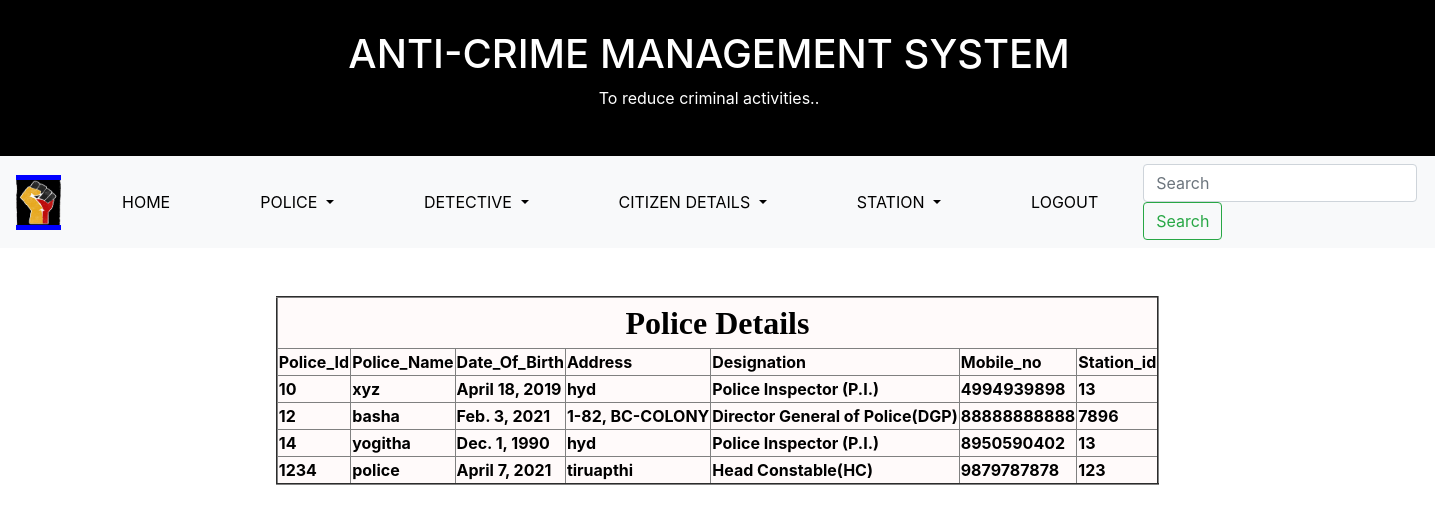
Screenshot of /viewpolice/ with the database file from the repository.
### app/models.py (models this page shows)
class Police(models.Model):
    police_id=models.IntegerField(primary_key=True)
    police_name=models.CharField(max_length=30)
    date_of_birth=models.DateField(default=False)
    address=models.CharField(max_length=100)
    mobile_no=models.IntegerField()
    designation=models.CharField(max_length=15)
    station_id=models.IntegerField()
    username=models.CharField(max_length=20)
    password=models.CharField(max_length=30)

### templates/viewPolice.html (shortened to what this page needs)
<!DOCTYPE html>
{%load staticfiles%}
<html lang="en" dir="ltr">
  <head>
    <link href="https://stackpath.bootstrapcdn.com/bootstrap/4.4.1/css/bootstrap.min.css" rel="stylesheet">
  </head>
  <body>
    <div class="header">
      <h1>ANTI-CRIME MANAGEMENT SYSTEM</h1>
      <p>To reduce criminal activities..</p>
    </div>
    <nav class="navbar navbar-expand-lg navbar-light bg-light">
  <a class="navbar-brand" href="https://www.aiacb.com/">
  <img src="{%static "images/brand2.jpg"%}" alt="" height="45px" width="45px">
  </a>
  <div class="collapse navbar-collapse" id="navbarSupportedContent">
    <ul class="navbar-nav mr-auto">
      <li class="nav-item active">
        <a class="nav-link" href="/adminlog/">HOME <span class="sr-only">(current)</span></a>
      </li>
      <li class="nav-item dropdown">
        <a class="nav-link dropdown-toggle" href="#" id="navbardrop" data-toggle="dropdown">
          POLICE
        </a>
      <li class="nav-item dropdown">
        <a class="nav-link dropdown-toggle" href="#" id="navbardrop" data-toggle="dropdown">
          DETECTIVE
        </a>
      </li>
      <li class="nav-item dropdown">
        <a class="nav-link dropdown-toggle" href="#" id="navbardrop" data-toggle="dropdown">
          CITIZEN DETAILS
        </a>
      </li>
      <li class="nav-item dropdown">
        <a class="nav-link dropdown-toggle" href="#" id="navbardrop" data-toggle="dropdown">
          STATION
        </a>
      </li>
      <li class="nav-item active">
        <a class="nav-link" href="/index/">LOGOUT <span class="sr-only">(current)</span></a>
      </li>
    </ul>
    <form class="form-inline my-2 my-lg-0">
      <input class="form-control mr-sm-2" type="search" placeholder="Search" aria-label="Search">
      <button class="btn btn-outline-success my-2 my-sm-0" type="submit">Search</button>
    </form>
  </div>
</nav><br>
<br>
<center>
<table align="centre" bgcolor="#fffafa" border="2">
 <tr>
        <th colspan="7"><center><font size="6" face="Arial Black">
             Police Details</font></center>
        </th>
    <tr>
        <th>Police_Id</th>
        <th>Police_Name</th>
        <th>Date_Of_Birth</th>
        <th>Address</th>
        <th>Designation</th>
        <th>Mobile_no</th>
        <th>Station_id</th>
    </tr>
    {%  for x in object_list %}
    <tr>
        <th>{{ x.police_id }}</th>
        <th>{{ x.police_name }}</th>
        <th>{{ x.date_of_birth }}</th>
        <th>{{ x.address }}</th>
        <th>{{ x.designation }}</th>
        <th>{{ x.mobile_no }}</th>
        <th>{{ x.station_id }}</th>
    </tr>
    {% endfor %}
</table></center>
</body>
</html></doctype>

### templates/viewPolice.html (style rules this page uses)
.header { padding: 30px; padding-right: 47px; text-align: center; background: black; color: white; }
.navbar-brand { background-color:blue; color: white; }
body { background: url(https://images.unsplash.com/uploads/141103282695035fa1380/95cdfeef?ixlib=rb-1.2.1&ixid=MXwxMjA3fDB8MHxwaG90by1wYWdlfHx8fGVufDB8fHw%3D&auto=format&fit=crop&w=1274&q=80); background-repeat: no-repeat; background-size: cover; color: black; }
#navbarSupportedContent a { float: left; display: block; color: black; text-align: center; padding: 12px 45px; text-decoration:none; }

### rows the page displays
Police: police_id "10", police_name "xyz", date_of_birth "April 18, 2019", address "hyd", designation "Police Inspector (P.I.)", mobile_no "4994939898", station_id "13"
Police: police_id "12", police_name "basha", date_of_birth "Feb. 3, 2021", address "1-82, BC-COLONY", designation "Director General of Police(DGP)", mobile_no "88888888888", station_id "7896"
Police: police_id "14", police_name "yogitha", date_of_birth "Dec. 1, 1990", address "hyd", designation "Police Inspector (P.I.)", mobile_no "8950590402", station_id "13"
Police: police_id "1234", police_name "police", date_of_birth "April 7, 2021", address "tiruapthi", designation "Head Constable(HC)", mobile_no "9879787878", station_id "123"
